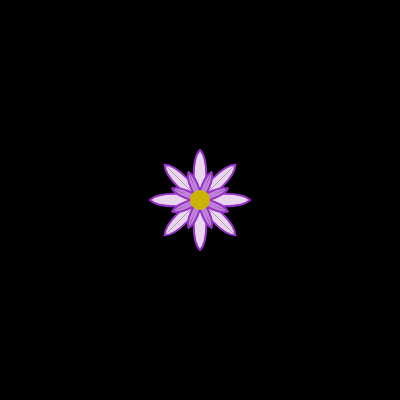
Frame 1 (no input)
Frame 60 (no input): identical to frame 1, image omitted
Frame 120 (the mouse pressed at the canvas centre since frame 60): identical to frame 1, image omitted

The p5.js sketch that drew this single still picture (run headless with seeded random() and noise() and a simulated clock; from frame 60 on, the mouse is pressed at the canvas centre):

// p5.js sketch
// ── sketch.js
let Petals;
let Layers = 10;
let Radius = 30;
let increaseRadius = 20;

function setup() {
  createCanvas(400, 400);
  angleMode(DEGREES); // Use degrees for easier rotation calculation
  
  PetalsSlider = createSlider(3, 20, 8, 1);
  PetalsSlider.position(10, height + 10);
  PetalsSlider.size(200);
  
  LayersSlider = createSlider(1, 10, 2, 1);
  LayersSlider.position(10, height + 30);
  LayersSlider.size(200);
  
  IRSlider = createSlider(5, 30, 20, 2.5);
  IRSlider.position(10, height + 50);
  IRSlider.size(200);
  

}

function draw() {
  background(0);
  
  Petals = PetalsSlider.value();
  Layers = LayersSlider.value();
  increaseRadius = IRSlider.value();
  
  
  
  translate(width / 2, height / 2); // Move to the center of the canvas

  stroke(150, 50, 200); // Set line color
  strokeWeight(2); // Line thickness

  for (p = Layers; p > 0; p--) {
    let currentRadius = Radius + increaseRadius * (p - 1);
    for (i = 0; i < Petals; i++) {
      fill(
        150 + p * (105 / (Layers + 0.5)),
        50 + p * (205 / (Layers + 0.5)),
        200 + p * (45 / (Layers + 0.5))
      );

      curve(
        -currentRadius,
        0,
        0,
        0,
        0,
        currentRadius,
        -currentRadius,
        currentRadius
      );

      curve(
        currentRadius,
        0,
        0,
        0,
        0,
        currentRadius,
        currentRadius,
        currentRadius
      );

      rotate(360 / Petals);
    }
    if (p % 2 === 0) {
      rotate(360 / (2 * Petals)); // Offset rotation for even layers
    }
  }

  fill(200, 180, 0);
  noStroke();
  ellipse(0, 0, 20, 20);
}
